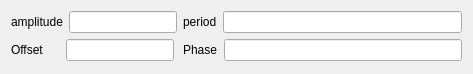
<?xml version="1.0" encoding="UTF-8"?>
<ui version="4.0">
 <class>GTAFailProfileSineWgt</class>
 <widget class="QWidget" name="GTAFailProfileSineWgt">
  <property name="geometry">
   <rect>
    <x>0</x>
    <y>0</y>
    <width>473</width>
    <height>74</height>
   </rect>
  </property>
  <property name="windowTitle">
   <string>Form</string>
  </property>
  <layout class="QFormLayout" name="formLayout">
   <property name="fieldGrowthPolicy">
    <enum>QFormLayout::AllNonFixedFieldsGrow</enum>
   </property>
   <item row="0" column="0">
    <layout class="QHBoxLayout" name="horizontalLayout_2">
     <item>
      <widget class="QLabel" name="label_2">
       <property name="text">
        <string>amplitude</string>
       </property>
      </widget>
     </item>
     <item>
      <widget class="QLineEdit" name="amplitudeLE"/>
     </item>
    </layout>
   </item>
   <item row="0" column="1">
    <layout class="QHBoxLayout" name="horizontalLayout">
     <item>
      <widget class="QLabel" name="label">
       <property name="text">
        <string>period</string>
       </property>
      </widget>
     </item>
     <item>
      <widget class="QLineEdit" name="periodLE"/>
     </item>
    </layout>
   </item>
   <item row="1" column="0">
    <layout class="QHBoxLayout" name="horizontalLayout_3">
     <item>
      <widget class="QLabel" name="label_3">
       <property name="text">
        <string>Offset     </string>
       </property>
      </widget>
     </item>
     <item>
      <widget class="QLineEdit" name="offsetLE"/>
     </item>
    </layout>
   </item>
   <item row="1" column="1">
    <layout class="QHBoxLayout" name="horizontalLayout_4">
     <item>
      <widget class="QLabel" name="label_4">
       <property name="text">
        <string>Phase</string>
       </property>
      </widget>
     </item>
     <item>
      <widget class="QLineEdit" name="phaseLE"/>
     </item>
    </layout>
   </item>
  </layout>
 </widget>
 <resources>
  <include location="../resource.qrc"/>
 </resources>
 <connections/>
</ui>
